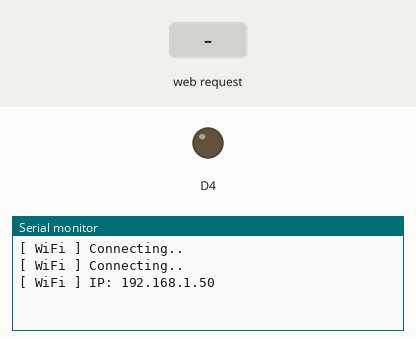
Recording of a sketch running on a simulated ESP8266 (NodeMCU). Parts: output pins drawn as LEDs (lit = HIGH), the last lines printed to the serial monitor. Inputs (shaded band) come from the test bench. WiFi joins after 1.5 s; servers stay silent unless stated.

Above: at 3.2 s.
3.3 s: HTTP request GET /on received
At 4.5 s:
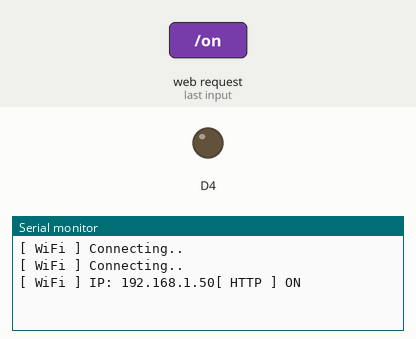
4.8 s: HTTP request GET /off received
At 5.9 s:
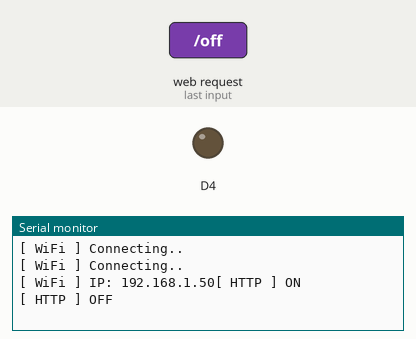

The sketch:

esp8266_web_server.ino
```cpp
#include <ESP8266WiFi.h>
#include <ESP8266WebServer.h>

// Название Wi-Fi
const char* ssid = "RT-WiFi-0BD7";
// Пароль Wi-Fi
const char* password =  "xA8tVcikUh";
// Открывает порт для веб-сервера
ESP8266WebServer HTTP(80);

void setup() {
  Serial.begin(9600);
  WiFi.begin(ssid, password);

  // Проверка подключения к сети
  while (WiFi.status() != WL_CONNECTED) {
    delay(1000);
    Serial.println("[ WiFi ] Connecting..");
  }

  // Запрос IP адреса
  Serial.print("[ WiFi ] IP: ");
  Serial.print(WiFi.localIP());

  // Инициализируем веб-сервер
  HTTP.begin();

  // Настройка светодиода
  pinMode(D4, OUTPUT);

  // Обработка HTTP-запросов
  HTTP.on("/on", [](){
    Serial.println("[ HTTP ] ON");
    pinMode(D4, HIGH);
  });
  HTTP.on("/off", [](){
    Serial.println("[ HTTP ] OFF");
    pinMode(D4, LOW);
  });
}

void loop() {
  HTTP.handleClient();
}
```

Measured:
- after the input at 3.3 s, the serial monitor: prints a new line at once (image 1)
- after the input at 4.8 s, the serial monitor: prints a new line at once (image 2)
